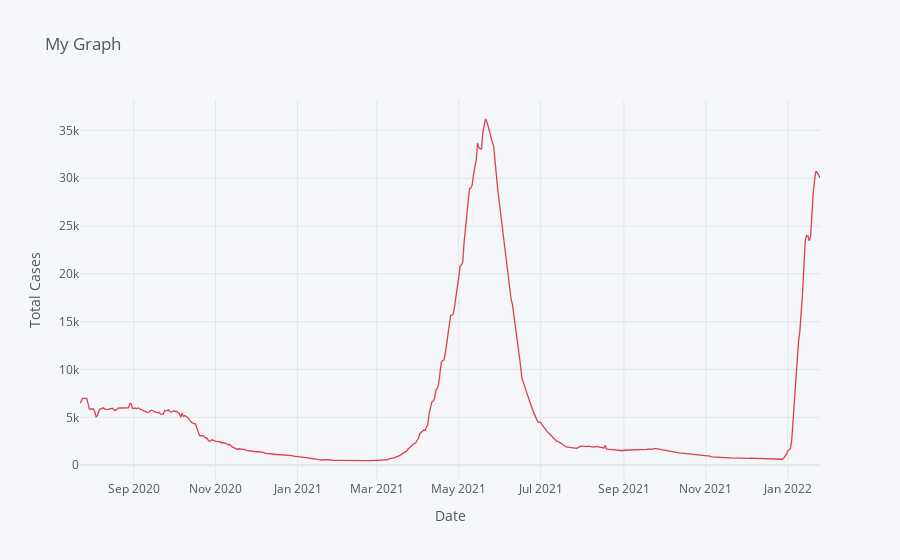

The cell this chart's notebook holds for it:
### Markdown cell above
Total Positive Cases

### Code cell
df.iplot(kind='scatter',x='date',y='positive_tested_cases',mode='lines',title='My Graph',xTitle='Date',yTitle='Total Cases',colors='red',size=20)

### Figure 1 — Plotly figure (JSON) as saved in the notebook; plotly's stock layout.template omitted (floating-point values rounded to 4 significant figures; data arrays with more than 128 entries replaced by an {"elided": "..."} marker saying what was removed)
{"data": [{"line": {"color": "rgba(219, 64, 82, 1.0)", "dash": "solid", "shape": "linear", "width": 1.3}, "mode": "lines", "name": "positive_tested_cases", "text": "", "type": "scatter", "x": {"elided": "513 str values"}, "y": {"elided": "513 int values"}}], "layout": {"legend": {"bgcolor": "#F5F6F9", "font": {"color": "#4D5663"}}, "paper_bgcolor": "#F5F6F9", "plot_bgcolor": "#F5F6F9", "title": {"font": {"color": "#4D5663"}, "text": "My Graph"}, "xaxis": {"gridcolor": "#E1E5ED", "showgrid": true, "tickfont": {"color": "#4D5663"}, "title": {"font": {"color": "#4D5663"}, "text": "Date"}, "zerolinecolor": "#E1E5ED"}, "yaxis": {"gridcolor": "#E1E5ED", "showgrid": true, "tickfont": {"color": "#4D5663"}, "title": {"font": {"color": "#4D5663"}, "text": "Total Cases"}, "zerolinecolor": "#E1E5ED"}}}
